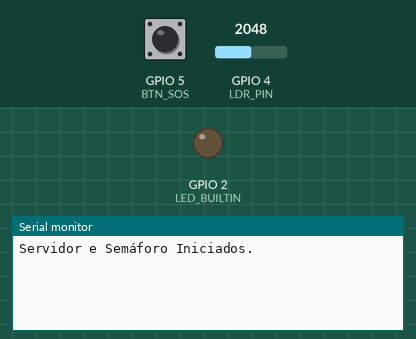
The sketch below on a simulated ESP32. On the bench: output pins drawn as LEDs (lit = HIGH), the last lines printed to the serial monitor. The test bench sets the inputs (shaded band); at power-on: GPIO 4 (LDR_PIN) = 2048, GPIO 5 (BTN_SOS) HIGH.

Above: at 1.2 s.
1.3 s: GPIO 4 (LDR_PIN) set to 2540
At 2.0 s:
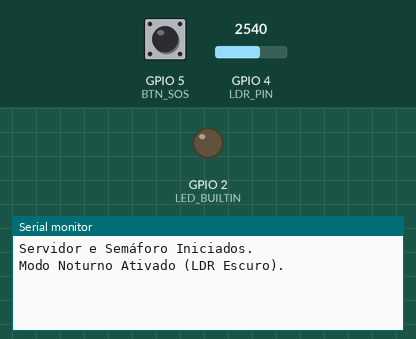
2.8 s: GPIO 4 (LDR_PIN) set to 2460
At 4.0 s:
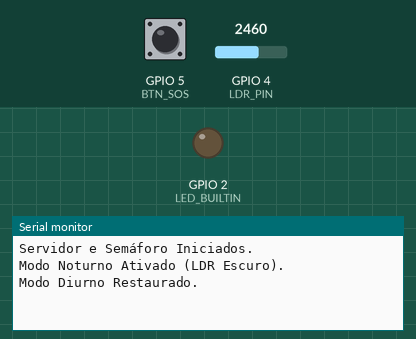
4.3 s: GPIO 5 (BTN_SOS) pulled LOW for 0.15 s
At 5.4 s:
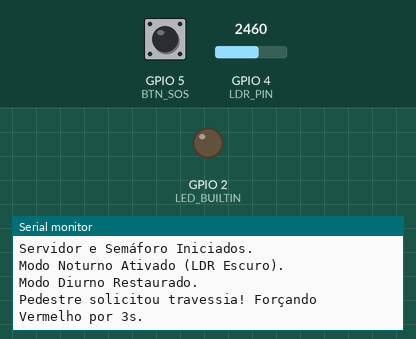

The sketch:

Desafio.ino
```cpp
#include <WiFi.h>
#include <WebServer.h>

const char* ssid = "sensorLDR_Divas";
const char* password = "1234567password";

#define LDR_PIN 4
#define BTN_SOS 5

WebServer server(80);

enum EstadosSemaforo { VERDE, AMARELO, VERMELHO };
EstadosSemaforo estadoAtual = VERDE;
EstadosSemaforo estadoSalvo = VERDE;

unsigned long previousMillisSemaforo = 0;
unsigned long previousMillisNoturno = 0;
unsigned long tempoPedestreStart = 0;

unsigned long duracaoEstado = 3000;
bool ledStateNoturno = LOW;

volatile bool pedestre_solicitado = false;
bool modoPedestreAtivo = false;
bool modoNoturnoAtivo = false;
unsigned long ultimo_tempo_botao = 0;

const char* htmlPage = R"rawliteral(
<!DOCTYPE html>
<html lang="pt-BR">
<head>
  <meta charset="UTF-8">
  <title>ESP32 LDR & Semáforo Web Server</title>
  <style>
    body { font-family: Arial, sans-serif; text-align: center; margin-top: 50px; background-color: #f4f4f9; }
    .sensor-box { display: inline-block; padding: 20px 40px; border-radius: 10px; background-color: #fff; box-shadow: 0 4px 8px rgba(0,0,0,0.1); }
    .value { font-size: 3rem; font-weight: bold; color: #007BFF; }
  </style>
  <script>
    function fetchLDR() {
      fetch('/ldr').then(r => r.text()).then(d => document.getElementById("ldr_value").innerText = d);
    }
    setInterval(fetchLDR, 1000);
  </script>
</head>
<body onload="fetchLDR()">
  <h1>Monitor do Sistema de Trânsito</h1>
  <div class="sensor-box">
    <p>Valor ADC do LDR:</p>
    <p class="value" id="ldr_value">Carregando...</p>
  </div>
</body>
</html>
)rawliteral";

void handleRoot() { server.send(200, "text/html", htmlPage); }
void handleLDR() { server.send(200, "text/plain", String(analogRead(LDR_PIN))); }

void IRAM_ATTR isr_pedestre() {
  if (millis() - ultimo_tempo_botao > 250) {
    pedestre_solicitado = true;
    ultimo_tempo_botao = millis();
  }
}

void setup() {
  Serial.begin(115200);

  pinMode(LED_BUILTIN, OUTPUT);
  pinMode(BTN_SOS, INPUT_PULLUP);
  attachInterrupt(digitalPinToInterrupt(BTN_SOS), isr_pedestre, FALLING);

  WiFi.softAP(ssid, password);
  server.on("/", handleRoot);
  server.on("/ldr", handleLDR);
  server.begin();

  Serial.println("Servidor e Semáforo Iniciados.");
}

void loop() {
  server.handleClient();
  unsigned long currentMillis = millis();
  int ldrValue = analogRead(LDR_PIN);
  if (ldrValue > 2500) {
    if (!modoNoturnoAtivo) {
      estadoSalvo = estadoAtual;
      modoNoturnoAtivo = true;
      Serial.println("Modo Noturno Ativado (LDR Escuro).");
    }
  } else {
    if (modoNoturnoAtivo) {
      estadoAtual = estadoSalvo;
      modoNoturnoAtivo = false;
      previousMillisSemaforo = currentMillis;
      Serial.println("Modo Diurno Restaurado.");
    }
  }
  if (pedestre_solicitado && !modoNoturnoAtivo) {
    pedestre_solicitado = false;
    modoPedestreAtivo = true;
    tempoPedestreStart = currentMillis;
    estadoSalvo = estadoAtual;
    Serial.println("Pedestre solicitou travessia! Forçando Vermelho por 3s.");
  }

  if (modoPedestreAtivo) {
    if (currentMillis - tempoPedestreStart < 3000) {
      rgbLedWrite(LED_BUILTIN, 255, 0, 0);
      return;
    } else {
      modoPedestreAtivo = false;
      estadoAtual = estadoSalvo;
      previousMillisSemaforo = currentMillis;
      Serial.println("Travessia concluída. Retornando ao fluxo padrão.");
    }
  }
  if (modoNoturnoAtivo) {
    if (currentMillis - previousMillisNoturno >= 1000) {
      previousMillisNoturno = currentMillis;
      ledStateNoturno = !ledStateNoturno;
      if (ledStateNoturno) {
        rgbLedWrite(LED_BUILTIN, 255, 255, 0);
      } else {
        rgbLedWrite(LED_BUILTIN, 0, 0, 0);
      }
    }
  }
  else {
    if (currentMillis - previousMillisSemaforo >= duracaoEstado) {
      previousMillisSemaforo = currentMillis;

      switch (estadoAtual) {
        case VERDE:
          estadoAtual = AMARELO;
          duracaoEstado = 1000;
          break;

        case AMARELO:
          estadoAtual = VERMELHO;
          duracaoEstado = 4000;
          break;

        case VERMELHO:
          estadoAtual = VERDE;
          duracaoEstado = 3000;
          break;
      }
    }

    if (estadoAtual == VERDE)      rgbLedWrite(LED_BUILTIN, 0, 255, 0);
    if (estadoAtual == AMARELO)    rgbLedWrite(LED_BUILTIN, 255, 255, 0);
    if (estadoAtual == VERMELHO)   rgbLedWrite(LED_BUILTIN, 255, 0, 0);
  }
}
```

Measured:
- after the input at 1.3 s, the serial monitor: prints a new line at once (image 1)
- after the input at 2.8 s, the serial monitor: prints a new line at once (image 2)
- after the input at 4.3 s, the serial monitor: prints a new line at once (image 3)
